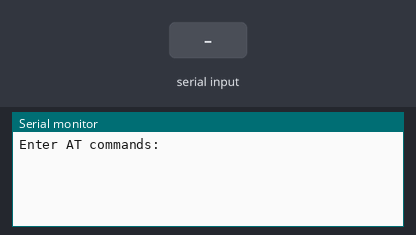
The sketch below on a simulated Arduino Uno, built with avr-gcc and run on an emulated ATmega328P. On the bench: the last lines printed to the serial monitor. Inputs (shaded band) come from the test bench.

Above: at 1.2 s.
1.3 s: "1" received over the second serial link
At 1.6 s:
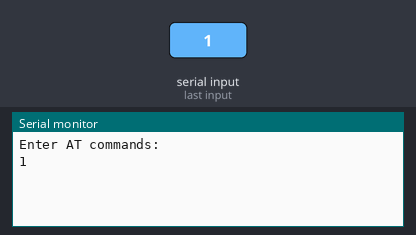
2.8 s: "0" received over the second serial link
At 4.0 s:
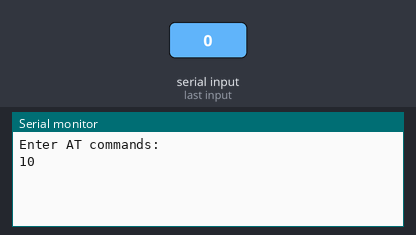

Measured:
- after the input at 1.3 s, the serial monitor: prints a new line at once (image 1)
- after the input at 2.8 s, the serial monitor: prints a new line at once (image 2)

The sketch:

bluetooth_programmer.ino
```cpp
// Basic Bluetooth sketch HC-06_01
// Connect the Hc-06 module and communicate using the serial monitor
//
// The HC-06 defaults to AT mode when first powered on.
// The default baud rate is 9600
// The Hc-06 requires all AT commands to be in uppercase. NL+CR should not be added to the command string
//


#include <SoftwareSerial.h>

const int rx = 12;
const int tx = 11;
SoftwareSerial bluetoothSerial(rx, tx);

// Connect the HC-06 TX to the Arduino RX on pin 12.
// Connect the HC-06 RX to the Arduino TX on pin 11 through a voltage divider.
//

// Command 	      Reply 	          Comment
// AT 	              OK 	          Communications test
// AT+VERSION 	      OKlinvorV1.8 	  Firmware version.
// AT+NAMEmyBTmodule  OKsetname 	  Sets the modules name to “myBTmodule”
// AT+PIN6789 	      OKsetPIN 	          Set the PIN to 6789
// AT+BAUD1 	      OK1200 	          Sets the baud rate to 1200
// AT+BAUD2 	      OK2400 	          Sets the baud rate to 2400
// AT+BAUD3 	      OK4800 	          Sets the baud rate to 4800
// AT+BAUD4 	      OK9600 	          Sets the baud rate to 9600
// AT+BAUD5 	      OK19200 	          Sets the baud rate to 19200
// AT+BAUD6 	      OK38400 	          Sets the baud rate to 38400
// AT+BAUD7 	      OK57600 	          Sets the baud rate to 57600
// AT+BAUD8 	      OK115200 	          Sets the baud rate to 115200
// AT+BAUD9 	      OK230400 	          Sets the baud rate to 230400
// AT+BAUDA 	      OK460800 	          Sets the baud rate to 460800
// AT+BAUDB 	      OK921600 	          Sets the baud rate to 921600
// AT+BAUDC 	      OK1382400 	  Sets the baud rate to 1382400


void setup()
{
    Serial.begin(9600);
    Serial.println("Enter AT commands:");

    // HC-06 default serial speed is 9600
    bluetoothSerial.begin(9600);
}

void loop()
{

    // Keep reading from HC-06 and send to Arduino Serial Monitor
    if (bluetoothSerial.available())
    {
        Serial.write(bluetoothSerial.read());
    }

    // Keep reading from Arduino Serial Monitor and send to HC-06
    if (Serial.available())
    {
        bluetoothSerial.write(Serial.read());
    }

}
```
